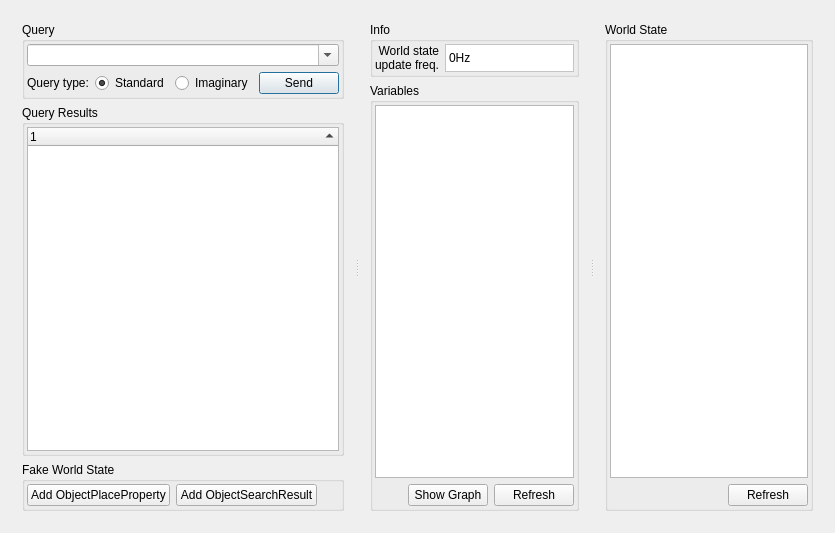
<?xml version="1.0" encoding="UTF-8"?>
<ui version="4.0">
 <class>MainDialogClass</class>
 <widget class="QDialog" name="MainDialogClass">
  <property name="geometry">
   <rect>
    <x>0</x>
    <y>0</y>
    <width>835</width>
    <height>533</height>
   </rect>
  </property>
  <property name="windowTitle">
   <string>Conceptual.SA Tester</string>
  </property>
  <property name="windowIcon">
   <iconset resource="resources.qrc">
    <normaloff>:/icons/icons/applications-engineering.png</normaloff>:/icons/icons/applications-engineering.png</iconset>
  </property>
  <layout class="QHBoxLayout" name="horizontalLayout_3">
   <item>
    <widget class="QSplitter" name="splitter">
     <property name="orientation">
      <enum>Qt::Horizontal</enum>
     </property>
     <widget class="QWidget" name="layoutWidget">
      <layout class="QVBoxLayout" name="verticalLayout_4">
       <item>
        <widget class="QGroupBox" name="groupBox">
         <property name="title">
          <string>Query</string>
         </property>
         <layout class="QVBoxLayout" name="verticalLayout">
          <property name="margin">
           <number>2</number>
          </property>
          <item>
           <widget class="QComboBox" name="queryComboBox">
            <property name="editable">
             <bool>true</bool>
            </property>
            <property name="insertPolicy">
             <enum>QComboBox::NoInsert</enum>
            </property>
           </widget>
          </item>
          <item>
           <layout class="QHBoxLayout" name="horizontalLayout">
            <item>
             <widget class="QLabel" name="label">
              <property name="text">
               <string>Query type:</string>
              </property>
             </widget>
            </item>
            <item>
             <widget class="QRadioButton" name="standardQueryRadioButton">
              <property name="text">
               <string>Standard</string>
              </property>
              <property name="checked">
               <bool>true</bool>
              </property>
             </widget>
            </item>
            <item>
             <widget class="QRadioButton" name="imaginaryQueryRadioButton">
              <property name="text">
               <string>Imaginary</string>
              </property>
             </widget>
            </item>
            <item>
             <spacer name="horizontalSpacer">
              <property name="orientation">
               <enum>Qt::Horizontal</enum>
              </property>
              <property name="sizeHint" stdset="0">
               <size>
                <width>40</width>
                <height>20</height>
               </size>
              </property>
             </spacer>
            </item>
            <item>
             <widget class="QPushButton" name="sendQueryButton">
              <property name="text">
               <string>Send</string>
              </property>
              <property name="icon">
               <iconset resource="resources.qrc">
                <normaloff>:/icons/icons/stock_mail-send-receive.png</normaloff>:/icons/icons/stock_mail-send-receive.png</iconset>
              </property>
             </widget>
            </item>
           </layout>
          </item>
         </layout>
        </widget>
       </item>
       <item>
        <widget class="QGroupBox" name="groupBox_2">
         <property name="title">
          <string>Query Results</string>
         </property>
         <layout class="QVBoxLayout" name="verticalLayout_2">
          <property name="margin">
           <number>2</number>
          </property>
          <item>
           <widget class="QTreeWidget" name="queryResultTreeWidget">
            <property name="alternatingRowColors">
             <bool>true</bool>
            </property>
            <property name="rootIsDecorated">
             <bool>false</bool>
            </property>
            <property name="itemsExpandable">
             <bool>false</bool>
            </property>
            <property name="sortingEnabled">
             <bool>true</bool>
            </property>
            <property name="allColumnsShowFocus">
             <bool>true</bool>
            </property>
            <column>
             <property name="text">
              <string notr="true">1</string>
             </property>
            </column>
           </widget>
          </item>
         </layout>
        </widget>
       </item>
       <item>
        <widget class="QGroupBox" name="groupBox_3">
         <property name="title">
          <string>Fake World State</string>
         </property>
         <layout class="QHBoxLayout" name="horizontalLayout_2">
          <property name="margin">
           <number>2</number>
          </property>
          <item>
           <widget class="QPushButton" name="addObjectPlacePropertyButton">
            <property name="text">
             <string>Add ObjectPlaceProperty</string>
            </property>
            <property name="icon">
             <iconset resource="resources.qrc">
              <normaloff>:/icons/icons/add.png</normaloff>:/icons/icons/add.png</iconset>
            </property>
           </widget>
          </item>
          <item>
           <widget class="QPushButton" name="addObjectSearchResultButton">
            <property name="text">
             <string>Add ObjectSearchResult</string>
            </property>
            <property name="icon">
             <iconset resource="resources.qrc">
              <normaloff>:/icons/icons/add.png</normaloff>:/icons/icons/add.png</iconset>
            </property>
           </widget>
          </item>
          <item>
           <spacer name="horizontalSpacer_2">
            <property name="orientation">
             <enum>Qt::Horizontal</enum>
            </property>
            <property name="sizeHint" stdset="0">
             <size>
              <width>40</width>
              <height>20</height>
             </size>
            </property>
           </spacer>
          </item>
         </layout>
        </widget>
       </item>
      </layout>
     </widget>
     <widget class="QWidget" name="verticalLayoutWidget">
      <layout class="QVBoxLayout" name="verticalLayout_5">
       <item>
        <widget class="QGroupBox" name="groupBox_4">
         <property name="title">
          <string>Info</string>
         </property>
         <layout class="QGridLayout" name="gridLayout" columnstretch="1,10">
          <property name="margin">
           <number>2</number>
          </property>
          <item row="1" column="0">
           <widget class="QLabel" name="label_2">
            <property name="text">
             <string>World state
update freq.</string>
            </property>
            <property name="alignment">
             <set>Qt::AlignRight|Qt::AlignTrailing|Qt::AlignVCenter</set>
            </property>
           </widget>
          </item>
          <item row="1" column="1">
           <widget class="QLabel" name="wsFreqLabel">
            <property name="styleSheet">
             <string notr="true">background-color:white</string>
            </property>
            <property name="frameShape">
             <enum>QFrame::StyledPanel</enum>
            </property>
            <property name="frameShadow">
             <enum>QFrame::Sunken</enum>
            </property>
            <property name="text">
             <string>0Hz</string>
            </property>
           </widget>
          </item>
         </layout>
        </widget>
       </item>
       <item>
        <widget class="QGroupBox" name="groupBox_5">
         <property name="title">
          <string>Variables</string>
         </property>
         <layout class="QVBoxLayout" name="verticalLayout_6">
          <property name="margin">
           <number>2</number>
          </property>
          <item>
           <widget class="QListWidget" name="variablesListWidget"/>
          </item>
          <item>
           <layout class="QHBoxLayout" name="horizontalLayout_4">
            <item>
             <spacer name="horizontalSpacer_4">
              <property name="orientation">
               <enum>Qt::Horizontal</enum>
              </property>
              <property name="sizeHint" stdset="0">
               <size>
                <width>40</width>
                <height>20</height>
               </size>
              </property>
             </spacer>
            </item>
            <item>
             <widget class="QPushButton" name="showGraphButton">
              <property name="text">
               <string>Show Graph</string>
              </property>
              <property name="icon">
               <iconset resource="resources.qrc">
                <normaloff>:/icons/icons/nepomuk.png</normaloff>:/icons/icons/nepomuk.png</iconset>
              </property>
             </widget>
            </item>
            <item>
             <widget class="QPushButton" name="refreshVarsButton">
              <property name="text">
               <string>Refresh</string>
              </property>
              <property name="icon">
               <iconset resource="resources.qrc">
                <normaloff>:/icons/icons/reload.png</normaloff>:/icons/icons/reload.png</iconset>
              </property>
             </widget>
            </item>
           </layout>
          </item>
         </layout>
        </widget>
       </item>
      </layout>
     </widget>
     <widget class="QWidget" name="verticalLayoutWidget_2">
      <layout class="QVBoxLayout" name="verticalLayout_3">
       <item>
        <widget class="QGroupBox" name="groupBox_6">
         <property name="title">
          <string>World State</string>
         </property>
         <layout class="QVBoxLayout" name="verticalLayout_7">
          <property name="margin">
           <number>2</number>
          </property>
          <item>
           <widget class="QTreeView" name="treeView"/>
          </item>
          <item>
           <layout class="QHBoxLayout" name="horizontalLayout_5">
            <item>
             <spacer name="horizontalSpacer_5">
              <property name="orientation">
               <enum>Qt::Horizontal</enum>
              </property>
              <property name="sizeHint" stdset="0">
               <size>
                <width>40</width>
                <height>20</height>
               </size>
              </property>
             </spacer>
            </item>
            <item>
             <widget class="QPushButton" name="refreshWsButton">
              <property name="text">
               <string>Refresh</string>
              </property>
              <property name="icon">
               <iconset resource="resources.qrc">
                <normaloff>:/icons/icons/reload.png</normaloff>:/icons/icons/reload.png</iconset>
              </property>
             </widget>
            </item>
           </layout>
          </item>
         </layout>
        </widget>
       </item>
      </layout>
     </widget>
    </widget>
   </item>
  </layout>
 </widget>
 <layoutdefault spacing="6" margin="11"/>
 <resources>
  <include location="resources.qrc"/>
 </resources>
 <connections/>
</ui>
